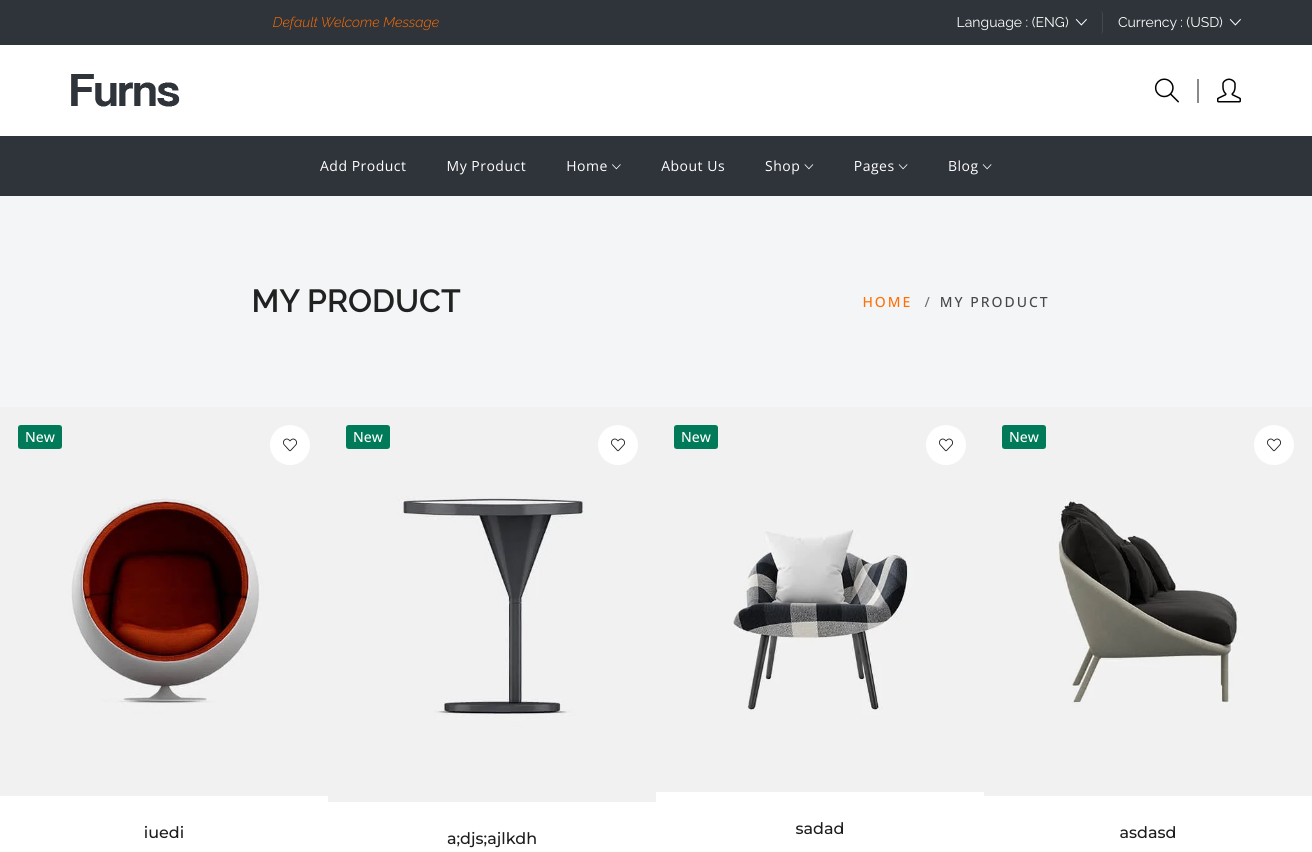
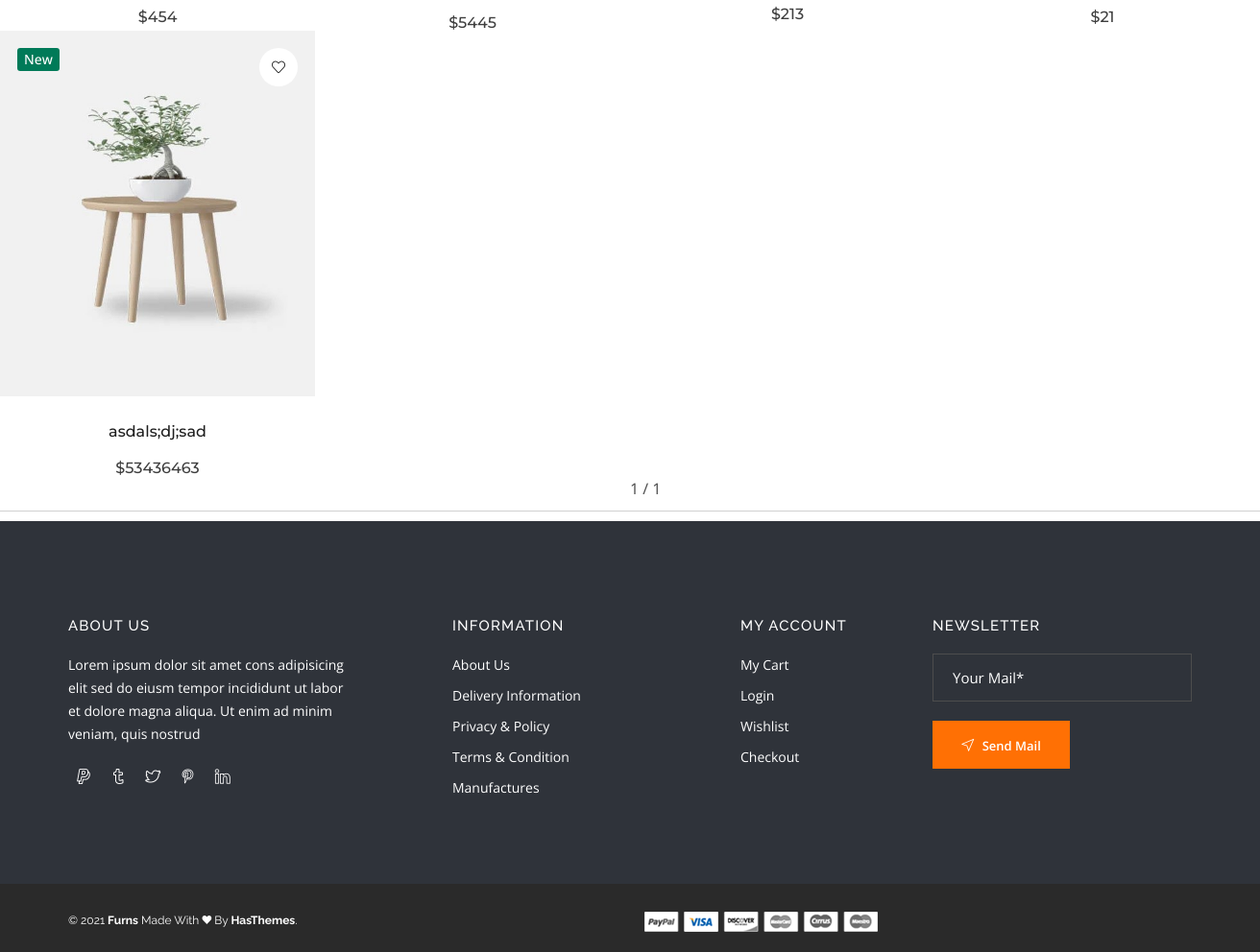
Page /project/myProduct/ (signed in) on the committed database (2 pictures, top to bottom).
### project/models.py (models this page shows)
class Product ( models.Model ):
    name = models.CharField ( max_length=25 )
    price = models.IntegerField ()
    count = models.IntegerField ()
    description = models.TextField ()
    user = models.ForeignKey ( User, on_delete=models.CASCADE )

class Photo ( models.Model ):
    product = models.ForeignKey ( Product, on_delete=models.CASCADE,
                                  related_name="photo" )
    photo_url = models.ImageField ( upload_to="images" )

### project/views.py (the view)
def myProduct(request):
    product = Product.objects.all ().prefetch_related ( 'photo' ).filter ( user_id=request.user.id )
    paginator = Paginator ( product, 8 )
    product = request.GET.get ( 'page' )
    product = paginator.get_page ( product )
    return render ( request, 'myProduct.html', {"product": product} )

### project/templates/myProduct.html (shortened to what this page needs)
{% extends "layout.html" %}
{% load static %}
{%block content%}
<div class="breadcrumb-area">
        <div class="container">
            <div class="row">
                <div class="col-12">
                    <div class="row breadcrumb_box  align-items-center">
                        <div class="col-lg-6 col-md-6 col-sm-12 text-center text-md-start">
                            <h2 class="breadcrumb-title">MY PRODUCT</h2>
                        </div>
                        <div class="col-lg-6  col-md-6 col-sm-12">
                            <ul class="breadcrumb-list text-center text-md-end">
                                <li class="breadcrumb-item"><a href="{%url 'index' %}">Home</a></li>
                                <li class="breadcrumb-item active">My Product</li>
                            </ul>
                        </div>
                    </div>
                </div>
            </div>
        </div>
    </div>
<div style="
    display: flex;
    flex-wrap: wrap;
">
{% for i in product %}
    <div class="col-lg-3 col-md-6 col-sm-6 col-xs-6 mb-30px" data-aos="fade-up" data-aos-delay="200">
    <div class="product">
        <div class="thumb">
            <a href="#" class="image">
                <img src="/media/{{i.photo.first.photo_url}}" alt="Product" />
            </a>
            <span class="badges">
                <span class="new">New</span>
            </span>
            <div class="actions">
                <a href="wishlist.html" class="action wishlist" title="Wishlist"><i class="icon-heart"></i></a>
            </div>
        </div>
        <div class="content">
            <h5 class="title"><a href="{%url 'prodDetails' i.id %}">{{i.name}}</a></h5>
            <span class="price">
                <span class="new">${{i.price}}</span>
            </span>
        </div>
    </div>
</div>
{% endfor %}
</div>
<div class="pagination"  style="
    display: flex;
    padding-left: 50%;
    list-style: none;
">
    <span class="step-links">
        <span class="current">
             {{ product.number }} / {{ product.paginator.num_pages }}
        </span>
    </span>
</div>
<hr>
{%endblock%}

### project/templates/layout.html (shortened to what this page needs)
{%load static%}
<!doctype html>
<html lang="en">
<head>
    <link rel="stylesheet" href="https://cdnjs.cloudflare.com/ajax/libs/font-awesome/4.7.0/css/font-awesome.min.css">
    <link rel="stylesheet" href="https://cdnjs.cloudflare.com/ajax/libs/font-awesome/4.7.0/css/font-awesome.min.css">
    <link rel="stylesheet" href="{% static 'assets/css/vendor/simple-line-icons.css'%}" />
    <link rel="stylesheet" href="{% static 'assets/css/vendor/ionicons.min.css'%}" />
    <link rel="stylesheet" href="{% static 'assets/css/plugins/animate.css' %}" />
    <link rel="stylesheet" href="{% static 'assets/css/plugins/swiper-bundle.min.css' %}" />
    <link rel="stylesheet" href="{% static 'assets/css/plugins/jquery-ui.min.css' %}" />
    <link rel="stylesheet" href="{% static 'assets/css/plugins/jquery.lineProgressbar.css' %}">
    <link rel="stylesheet" href="{% static 'assets/css/plugins/nice-select.css' %}" />
    <link rel="stylesheet" href="{% static 'assets/css/plugins/venobox.css' %}" />
    <link rel="stylesheet" href="{% static 'assets/css/vendor/vendor.min.css' %}" />
    <link rel="stylesheet" href="{% static 'assets/css/plugins/plugins.min.css' %}" />
    <link rel="stylesheet" href="{% static 'assets/css/style.min.css' %}">
    <link rel="stylesheet" href="{% static 'assets/css/style.css' %}" />
</head>
<body>
<div class="header section">
        <div class="header-top section-fluid bg-black">
            <div class="container">
                <div class="row row-cols-lg-2 align-items-center">
                    <div class="col text-center text-lg-start">
                        <div class="header-top-massege">
                            <p>Default Welcome Message </p>
                        </div>
                    </div>
                    <div class="col d-none d-lg-block">
                        <div class="header-top-set-lan-curr d-flex justify-content-end">
                            <div class="header-top-curr dropdown">
                                <button class="dropdown-toggle" data-bs-toggle="dropdown"> Language : (ENG) <i class="ion-ios-arrow-down"></i></button>
                            </div>
                            <div class="header-top-curr dropdown">
                                <button class="dropdown-toggle pr-0 border-0" data-bs-toggle="dropdown">Currency : (USD)
                                    <i class="ion-ios-arrow-down"></i></button>
                            </div>
                        </div>
                    </div>
                </div>
            </div>
        </div>
        <div class="header-bottom d-none d-lg-block">
            <div class="container position-relative">
                <div class="row align-self-center">
                    <div class="col-auto align-self-center">
                        <div class="header-logo">
                            <a href="{%url 'index' %}"><img src="{% static 'assets/images/logo/logo.png'%}" alt="Site Logo"></a>
                        </div>
                    </div>
                    <div class="col align-self-center">
                        <div class="header-actions">
                            <div class="header_account_list">
                                <a href="javascript:void(0)" class="header-action-btn search-btn"><i class="icon-magnifier"></i></a>
                            </div>
                            <div class="header-bottom-set dropdown">
                                <button class="dropdown-toggle header-action-btn" data-bs-toggle="dropdown" aria-expanded="false"><i class="icon-user"></i></button>
                            </div>
                        </div>
                    </div>
                </div>
            </div>
        </div>
        <div class="bg-black d-none d-lg-block sticky-nav">
            <div class="container position-relative">
                <div class="row">
                    <div class="col-md-12 align-self-center">
                        <div class="main-menu">
                            <ul>
                                <li><a href="{%url 'addproduct' %}">Add Product</a></li>
                                <li><a href="{%url 'myProduct' %}">My Product</a></li>
                                <li class="dropdown"><a href="{%url 'index' %}">Home <i class="ion-ios-arrow-down"></i></a>
                                </li>
                                <li><a href="#">About us</a></li>
                                <li class="dropdown position-static"><a href="#">Shop <i class="ion-ios-arrow-down"></i></a>
                                </li>
                                <li class="dropdown"><a href="#">Pages <i class="ion-ios-arrow-down"></i></a>
                                </li>
                                <li class="dropdown "><a href="#">Blog <i class="ion-ios-arrow-down"></i></a>
                                </li>
                            </ul>
                        </div>
                    </div>
                </div>
            </div>
        </div>
    </div>
{%block content%}      {%endblock%}
<div class="footer-area">
        <div class="footer-container">
            <div class="footer-top">
                <div class="container">
                    <div class="row">
                        <div class="col-md-6 col-lg-4 mb-md-30px mb-lm-30px" data-aos="fade-up" data-aos-delay="200">
                            <div class="single-wedge">
                                <h4 class="footer-herading">about us</h4>
                                <p class="about-text">Lorem ipsum dolor sit amet cons adipisicing elit sed do eiusm tempor incididunt ut labor et dolore magna aliqua. Ut enim ad minim veniam, quis nostrud
                                </p>
                                <ul class="link-follow">
                                    <li class="li">
                                        <a class="paypal icon-paypal m-0" title="Paypal" href="#"></a>
                                    </li>
                                    <li class="li">
                                        <a class="tumblr icon-social-tumblr" title="Tumblr" href="#"></a>
                                    </li>
                                    <li class="li">
                                        <a class="twitter icon-social-twitter" title="Twitter" href="#"></a>
                                    </li>
                                    <li class="li">
                                        <a class="pinterest icon-social-pinterest" title="Pinterest" href="#"></a>
                                    </li>
                                    <li class="li">
                                        <a class="linkedin icon-social-linkedin" title="Linkedin" href="#"></a>
                                    </li>
                                </ul>
                            </div>
                        </div>
                        <div class="col-md-6 col-sm-6 col-lg-3 mb-md-30px mb-lm-30px" data-aos="fade-up" data-aos-delay="400">
                            <div class="single-wedge">
                                <h4 class="footer-herading">information</h4>
                                <div class="footer-links">
                                    <div class="footer-row">
                                        <ul class="align-items-center">
                                            <li class="li"><a class="single-link" href="#">About us</a></li>
                                            <li class="li"><a class="single-link" href="#">Delivery Information</a></li>
                                            <li class="li"><a class="single-link" href="#">Privacy &amp; Policy</a></li>
                                            <li class="li"><a class="single-link" href="#">Terms &amp; Condition</a></li>
                                            <li class="li"><a class="single-link" href="#">Manufactures</a></li>
                                        </ul>
                                    </div>
                                </div>
                            </div>
                        </div>
                        <div class="col-md-6 col-lg-2 col-sm-6 mb-lm-30px" data-aos="fade-up" data-aos-delay="600">
                            <div class="single-wedge">
                                <h4 class="footer-herading">my account</h4>
                                <div class="footer-links">
                                    <div class="footer-row">
                                        <ul class="align-items-center">
                                            <li class="li"><a class="single-link" href="{%url 'cart' %}">My Cart</a></li>
                                            <li class="li"><a class="single-link" href="{%url 'mylogin' %}">Login</a></li>
                                            <li class="li"><a class="single-link" href="{%url 'wishlist' %}">Wishlist</a></li>
                                            <li class="li"><a class="single-link" href="#">Checkout</a></li>
                                        </ul>
                                    </div>
                                </div>
                            </div>
                        </div>
                        <div class="col-md-6 col-lg-3" data-aos="fade-up" data-aos-delay="800">
                            <div class="single-wedge">
                                <h4 class="footer-herading">newsletter</h4>
                                <div class="footer-links">
                                    <div id="mc_embed_signup" class="subscribe-form">
                                        <form id="mc-embedded-subscribe-form" class="validate" novalidate="" target="_blank" name="mc-embedded-subscribe-form" method="post" action="http://devitems.us11.list-manage.com/subscribe/post?u=6bbb9b6f5827bd842d9640c82&amp;id=05d85f18ef">
                                            <div id="mc_embed_signup_scroll" class="mc-form">
                                                <input class="email" type="email" required="" placeholder="Your Mail*" name="EMAIL" value="">
                                                <div class="clear">
                                                    <button id="mc-embedded-subscribe" class="button btn-primary" type="submit" name="subscribe" value=""><i class="icon-cursor"></i> Send Mail</button>
                                                </div>
                                            </div>
                                        </form>
                                    </div>
                                </div>
                            </div>
                        </div>
                    </div>
                </div>
            </div>
            <div class="footer-bottom">
                <div class="container">
                    <div class="row flex-sm-row-reverse">
                        <div class="col-md-6 text-end">
                            <div class="payment-link">
                                <img src="{% static 'assets/images/icons/payment.png'%}" alt="">
                            </div>
                        </div>
                        <div class="col-md-6 text-start">
                            <p class="copy-text"> © 2021 <strong>Furns</strong> Made With <i class="ion-heart" aria-hidden="true"></i> By <a class="company-name" href="https://hasthemes.com/">
                                <strong> HasThemes</strong></a>.</p>
                        </div>
                    </div>
                </div>
            </div>
        </div>
    </div>
</body>
</html>

### rows in the picture
Product: photo.first.photo_url (picture), name "iuedi", price "454"
Product: photo.first.photo_url (picture), name "a;djs;ajlkdh", price "5445"
Product: photo.first.photo_url (picture), name "sadad", price "213"
Product: photo.first.photo_url (picture), name "asdasd", price "21"
Product: photo.first.photo_url (picture), name "asdals;dj;sad", price "53436463"

### other values in the picture
{{ product.number }} "1"
{{ product.paginator.num_pages }} "1"
